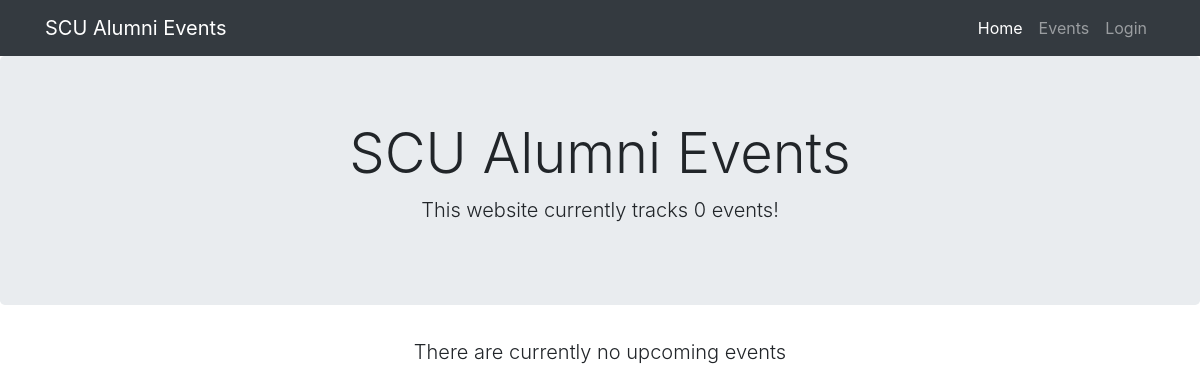
The page /attendance/ on the database as committed earlier.
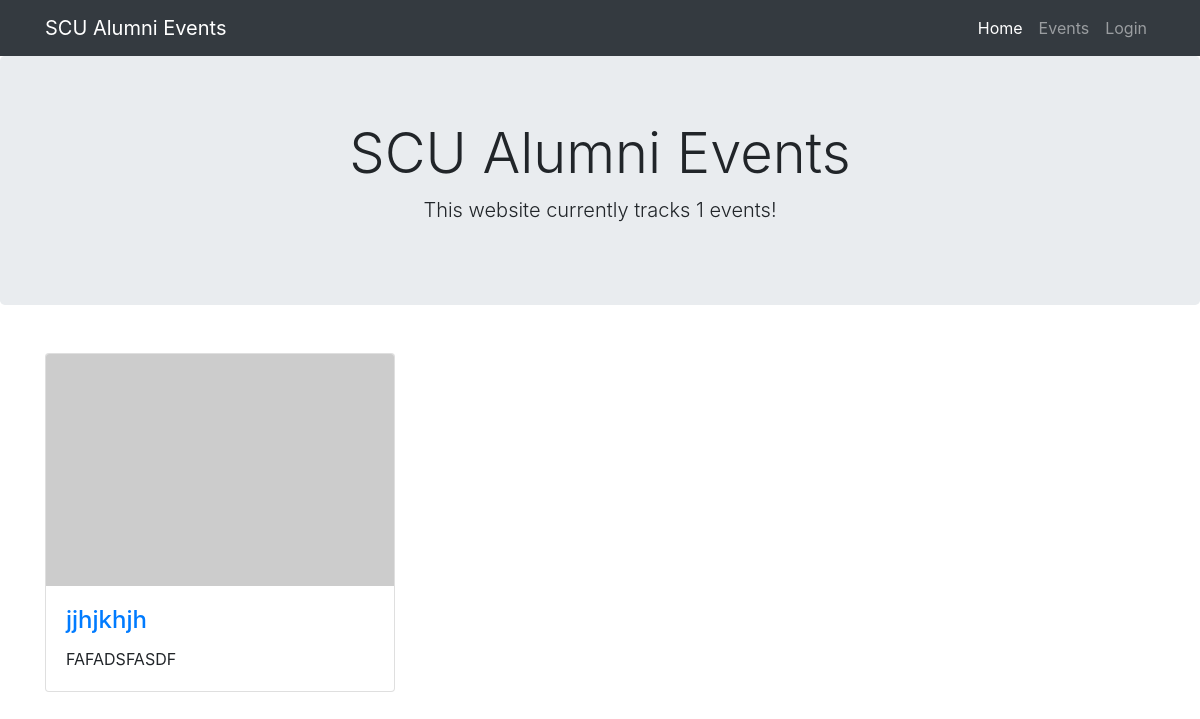
The same page on the database as committed later.
### attendance/models.py (models this page shows, shortened)
class Event(models.Model):
    name = models.CharField(max_length=200, help_text='Enter an event name')
    description = models.TextField(max_length=1500, help_text='Enter an event description')
    location = models.CharField(max_length=75, help_text='Enter location of event')
    date = models.DateField()
    time = models.TimeField()
    numAttend = models.IntegerField(default=0)
    approved = models.BooleanField(default=False)
    image = models.ImageField()

### attendance/views.py (the view)
# urls.py: path('', views.index, name='index'),
def index(request):
    num_future_events = Event.objects.filter(date__gte=today).filter(approved=True).count()
    query_set = Event.objects.filter(date__gte=today).filter(approved=True).order_by('date', 'time')[:3]
    context = {
        'num_future_events': num_future_events,
        'query_set': query_set
    }
    return render(request, 'index.html', context=context)

### attendance/templates/index.html (shortened to what this page needs)
<!DOCTYPE html>
<html lang="en">
<head>
  <link rel="stylesheet" href="https://stackpath.bootstrapcdn.com/bootstrap/4.1.3/css/bootstrap.min.css">
</head>
<body>
  {% block navbar %}
  <nav class="navbar navbar-expand-lg navbar-dark bg-dark static-top">
    <div class="container">
      <a class="navbar-brand" href="{% url 'index' %}">SCU Alumni Events</a>
      <div class="collapse navbar-collapse" id="navbarResponsive">
        <ul class="navbar-nav ml-auto">
          <li class="nav-item active">
            <a class="nav-link" href="{% url 'index' %}">Home
            </a>
          </li>
          <li class="nav-item">
            <a class="nav-link" href="{% url 'events' %}">Events</a>
          </li>
          <li class="nav-item">
            {% if user.is_authenticated %}
            <a class="nav-link" href="{% url 'logout' %}">Logout</a>
            {% else %}
            <a class="nav-link" href="{% url 'login' %}">Login</a>
            {% endif %}
          </li>
        </ul>
      </div>
    </div>
  </nav>
  {% endblock %}
  {% block content %}
  <div class="jumbotron">
    <div class="container">
      <div class="row">
        <div class="col-lg-12 text-center">
          <h1 class="display-4">SCU Alumni Events</h1>
          <p class="lead">This website currently tracks {{num_future_events}} events!</p>
        </div>
      </div>
    </div>
  </div>
  <div class="container">
    {% if query_set %}
    <div class="row mt-5">
      {% for event in query_set %}
      <div class="col-lg-4 col-sm-6 portfolio-item">
        <div class="card">
          <img class="card-img-top" src="http://placehold.it/750x500" alt="">
          <div class="card-body">
            <h4 class="card-title">
              <a href="{% url 'event_detail' event.pk %}">{{ event.name }}</a>
            </h4>
            <p class="card-text">{{ event.description|truncatechars:300 }}</p>
          </div>
        </div>
      </div>
      {% endfor %}
    </div>
    {% else %}
    <div class="row">
      <div class="col-lg-12 text-center">
        <p class="lead">There are currently no upcoming events</p>
      </div>
    </div>
    {% endif %}
  </div>
  {% endblock %}
</body>
</html>

Rows that differ between the two databases and show on the page:
added Event: name "jjhjkhjh", description "FAFADSFASDF"
Other text that changed with them:
{{ num_future_events }}: "0" → "1"
text no longer shown: "There are currently no upcoming events"
